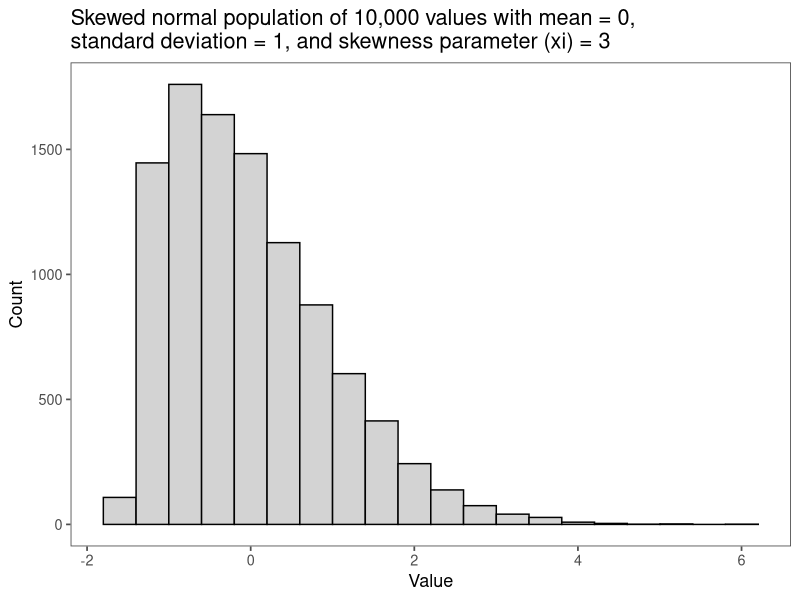
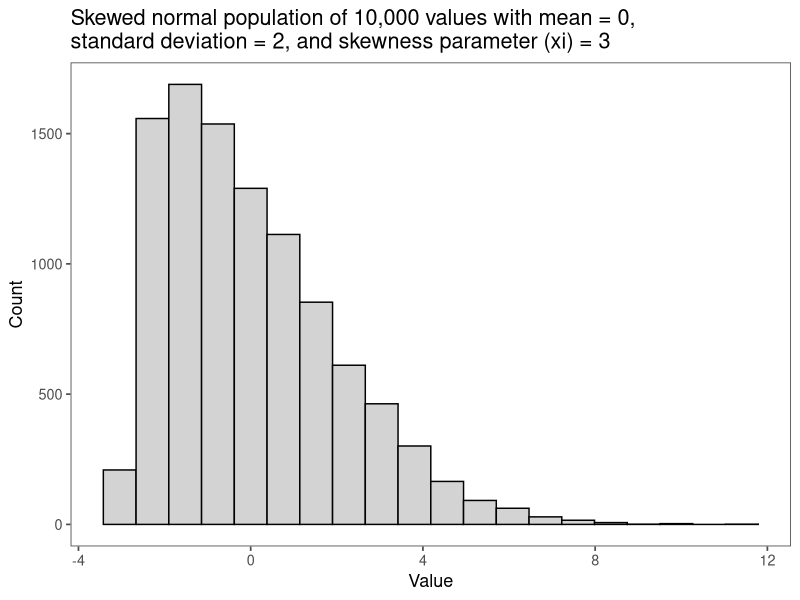

Generate these figures, in order, with R:
## ---- chunk 1
library(tidyverse) # Loads ggplot, dplyr, and several other packages.
library(ggthemes) # To use theme_few() in ggplot
library(flextable) # To make tables
library(fGarch) # To create skewed normal random values

## ---- chunk 2
nreps = 5000
## ---- chunk 3
alpha.p = 0.05
## ---- chunk 4
combos = data.frame(n1 = c(10, 10, 10, 10, 20, 20, 10, 20, 30,
                           30,	30,	30,	50,	30,	50,	50,	50,	100,
                           100, 100, 100,	50),
                    n2 = c(10, 10, 10, 20, 20, 20, 20, 10, 30,
                           30,	30,	50,	30,	50,	30,	50,	50,	100,
                           100,	50,	50,	100),
                    s1 = c(1, 1, 2, 1, 1, 1, 1, 1, 1, 1,	2, 1,
                           1, 1, 1, 1, 1, 1, 1, 1, 1, 1),
                    s2 = c(1, 2, 2, 1, 1, 2, 2, 2,	1, 2, 2, 1,
                           1, 2, 2, 1, 2, 1, 2, 1,	2, 2),
                    p.Wilcoxon = rep(NA, 22))

combos2 = combos  # Create a second combos df for later analysis on skewed data.              
## ---- chunk 5
for(i in 1:nrow(combos)) {

type.1.error = mean(replicate(nreps,
    wilcox.test(rnorm(combos$n1[i], mean = 0, sd = combos$s1[i]),
       rnorm(combos$n2[i], mean = 0, sd = combos$s2[i]),
       alternative = "two.sided")$p.value) < 0.05)

combos[i, 5] = type.1.error
  
}

## ---- chunk 6
ft1 = flextable(combos)

ft1 = set_caption(ft1,
                 caption = paste0("Empirical type I error rates from ", nreps, " simulations of Wilcoxon rank sum tests on samples from a normal population with a mean of 0 and equal or unequal standard deviations. The target alpha value is ", alpha.p,"." )) |> 
  set_header_labels(ft1, p.Wilcoxon = "Type I error rate")
ft1                                  

## ---- chunk 7
skew1 = rsnorm(10000, mean = 0, sd = 1, xi = 3)
skew2 = rsnorm(10000, mean = 0, sd = 2, xi = 3)

ggplot(data.frame(skew1), aes(x = skew1)) +
  theme_few(base_size = 13) +
  geom_histogram(bins = 20, col = "black", fill = "lightgray") +
  ylab("Count") +
  xlab("Value") +
  ggtitle("Skewed normal population of 10,000 values with mean = 0, \nstandard deviation = 1, and skewness parameter (xi) = 3")

ggplot(data.frame(skew2), aes(x = skew2)) +
  theme_few(base_size = 13) +
  geom_histogram(bins = 20, col = "black", fill = "lightgray") +
  ylab("Count") +
  xlab("Value") +
  ggtitle("Skewed normal population of 10,000 values with mean = 0, \nstandard deviation = 2, and skewness parameter (xi) = 3")

## ---- chunk 8
for(i in 1:nrow(combos2)) {

type.1.error = mean(replicate(nreps,
  wilcox.test(rsnorm(combos2$n1[i], mean = 0, sd = combos2$s1[i],
    xi = 3), rsnorm(combos2$n2[i], mean = 0, sd = combos2$s2[i],
    xi = 3), alternative = "two.sided")$p.value) < 0.05)

combos2[i, 5] = type.1.error
}
## ---- chunk 9

ft2 = flextable(combos2)

ft2 = set_caption(ft2,
                 caption = paste0("Empirical type I error rates from ", nreps, " simulations of Wilcoxon rank sum tests on samples from a right-skewed normal population with a mean of 0 and equal or unequal standard deviations with various equal or unequal sample sizes. The target alpha value is ", alpha.p,". ")) |> 
  set_header_labels(ft1, p.Wilcoxon = "Type I error rate")
ft2                                  
